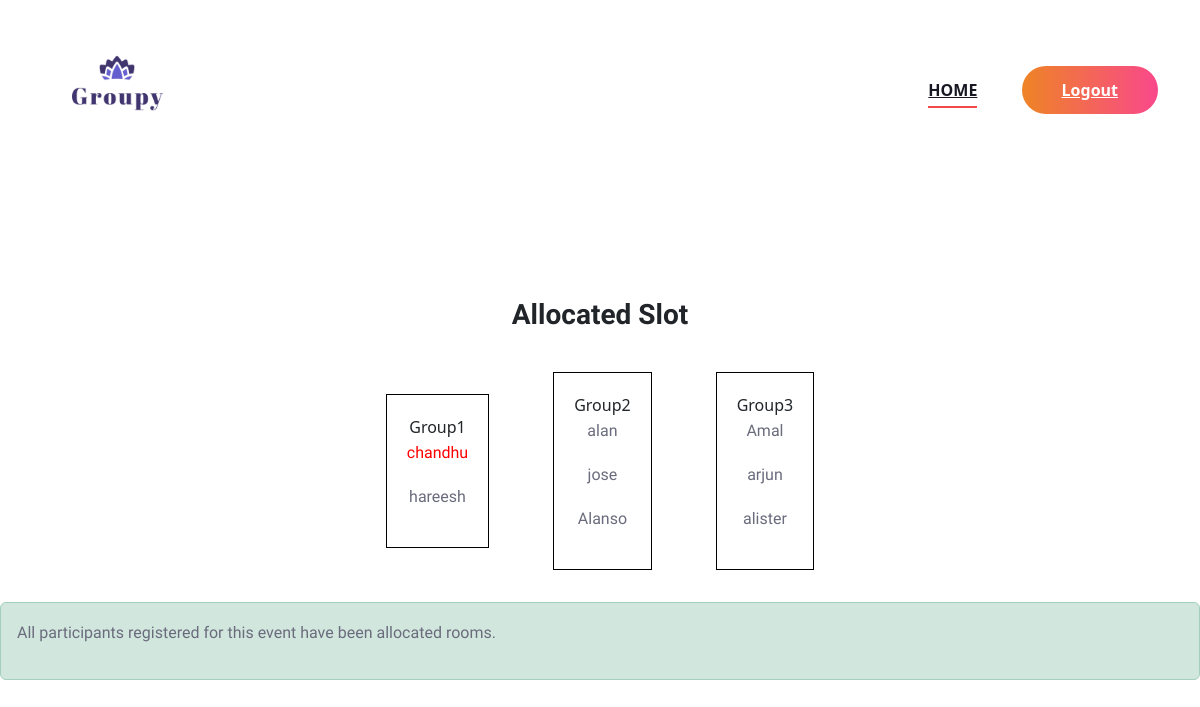
Screenshot of /Org/result/11/ with the database file from the repository.
### Organizer/models.py (models this page shows)
class Room(models.Model):
    events=models.ForeignKey(Event,on_delete=models.CASCADE)
    number=models.CharField(max_length=50)
    capacity=models.IntegerField(default=0)

### Guest/models.py (models this page shows)
class ParticipateUser(models.Model):
    user=models.CharField(max_length=50)
    events=models.ForeignKey(Event,on_delete=models.CASCADE)
    rooms=models.TextField(max_length=50,default="")
    new_rooms = models.TextField(max_length=50, default="")
    is_ignored = models.BooleanField(default=False)

### Organizer/views.py (the view)
# urls.py: path('result/<int:pk>/', views.result,name="result"),
def result(request, pk):
    event = Event.objects.get(id=pk)
    roomdata = Room.objects.filter(events=event)
    try:
        participating_users = ParticipateUser.objects.filter(events=event)
        if not participating_users:
            messages.error(request, 'No user is registered for this event!')
            return render(request, "Organizer/allocation.html",{'rdata':roomdata} )
        allocated_users = participating_users.exclude(new_rooms="")
        ignored_users = participating_users.filter(new_rooms="", rooms__isnull=False)
        message = ""
        if ignored_users:
            message = "Some participants were ignored due to room capacity constraints."
        elif allocated_users:
            message = "All participants registered for this event have been allocated rooms."
        else:
            message = "No participants are registered for this event!"
        context = {
            'data': allocated_users,
            'rdata': roomdata,
            'message': message,
        }
        return render(request, "Organizer/allocation.html", context)
    except Exception as e:
        print(e)
        messages.error(request, 'An error occurred while processing allocations!')
        return render(request, "Organizer/allocation.html", {'rdata': roomdata})

### Organizer/templates/Organizer/allocation.html (shortened to what this page needs)
{% extends 'Organizer/Head.html' %}
{% load static %}
{% block content %}
<br><br><br><br>
<!DOCTYPE html>
<html lang="en">
<head>
    <link href="https://cdn.jsdelivr.net/npm/bootstrap@5.3.0/dist/css/bootstrap.min.css" rel="stylesheet">
</head>
<body>
    <h3 class="text-center fw-bold">Allocated Slot</h3>
    <table align="center" cellpadding="10">
        <tr>
            {% for room in rdata %}
            <td>
                <div style="text-align:center;border:1px solid black;margin:22px;padding:20px">
                    {{ room.number }}
                    {% for user in data %}
                        {% if room.number in user.new_rooms %}
                            {% if room.number in user.rooms %}
                                <p>{{ user.user }}</p>
                            {% else %}
                                <p style="color: red;">{{ user.user }}</p>
                            {% endif %}
                        {% endif %}
                    {% endfor %}
                </div>
            </td>
            {% endfor %}
    </table>
    {% if message %}
    <div class="alert {% if ignored_users %}alert-danger{% else %}alert-success{% endif %}">
        <p>{{ message }}</p>
    </div>
    {% endif %}
</html>
<br><br><br><br><br><br><br><br><br><br><br><br><br><br><br><br><br><br><br><br><br>
{% endblock content %}

### Guest/static/Main/css/style.css (style rules this page uses)
html, body { height: 100%; font-family: "Work Sans", sans-serif; -webkit-font-smoothing: antialiased; font-smoothing: antialiased; }
h1, h2, h3, h4, h5, h6 { margin: 0; color: #111111; font-weight: 400; font-family: "Work Sans", sans-serif; }
h3 { font-size: 30px; }
p { font-size: 16px; font-family: "Work Sans", sans-serif; color: #6a6b7c; font-weight: 400; line-height: 28px; margin: 0 0 15px 0; }

### rows the page displays
Room: number "Group1"
ParticipateUser: user "chandhu"
ParticipateUser: user "hareesh"
Room: number "Group2"
ParticipateUser: user "alan"
ParticipateUser: user "jose"
ParticipateUser: user "Alanso"
Room: number "Group3"
ParticipateUser: user "Amal"
ParticipateUser: user "arjun"
ParticipateUser: user "alister"

### other values shown
{{ message }} "All participants registered for this event have been allocated rooms."
